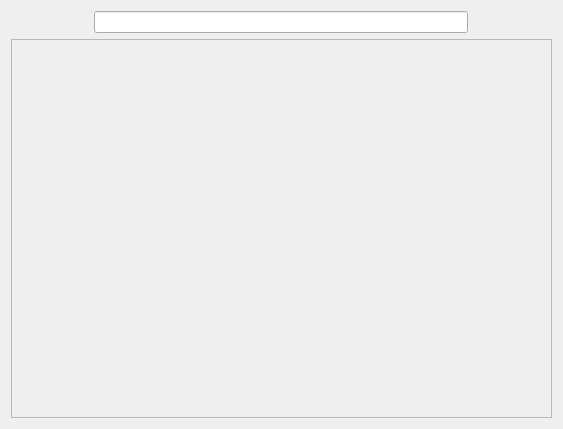
<?xml version="1.0" encoding="UTF-8"?>
<ui version="4.0">
 <class>CollectionPage</class>
 <widget class="QWidget" name="CollectionPage">
  <property name="geometry">
   <rect>
    <x>0</x>
    <y>0</y>
    <width>563</width>
    <height>429</height>
   </rect>
  </property>
  <property name="windowTitle">
   <string>Form</string>
  </property>
  <layout class="QVBoxLayout" name="verticalLayout" stretch="0,0">
   <item>
    <layout class="QHBoxLayout" name="horizontalLayout">
     <item>
      <widget class="QLineEdit" name="lineEdit">
       <property name="maximumSize">
        <size>
         <width>374</width>
         <height>16777215</height>
        </size>
       </property>
      </widget>
     </item>
    </layout>
   </item>
   <item>
    <widget class="QScrollArea" name="scrollArea">
     <property name="widgetResizable">
      <bool>true</bool>
     </property>
     <widget class="QWidget" name="scrollAreaWidgetContents">
      <property name="geometry">
       <rect>
        <x>0</x>
        <y>0</y>
        <width>537</width>
        <height>370</height>
       </rect>
      </property>
      <layout class="QGridLayout" name="gridLayout_2">
       <item row="0" column="0">
        <layout class="QGridLayout" name="gridLayout"/>
       </item>
      </layout>
     </widget>
    </widget>
   </item>
  </layout>
 </widget>
 <resources/>
 <connections/>
</ui>
